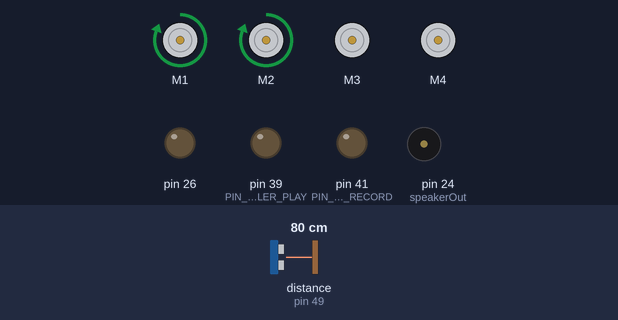
A sketch run on a simulated Arduino Mega 2560, built with avr-gcc and run on an emulated ATmega2560. Parts: 4 × DC motor (green arrow = forward, orange = backward, longer = faster), output pins drawn as LEDs (lit = HIGH), buzzer (waves = sounding, pin HIGH). Wiring (inferred from the names in the program): ultrasonic range finder: trigger pin 48; echo pin 49. The inputs (shaded band) are chosen by the test bench; at power-on: distance to the obstacle (sensor on pin 49) 80 cm. The echo pulse lasts 58.3 µs per cm; pins used as bus, display or sensor lines are not drawn; what the sketch prints to the serial monitor is not drawn.

Above: at 1.2 s.
1.3 s: distance to the obstacle (sensor on pin 49) set to 2 cm
At 3.1 s:
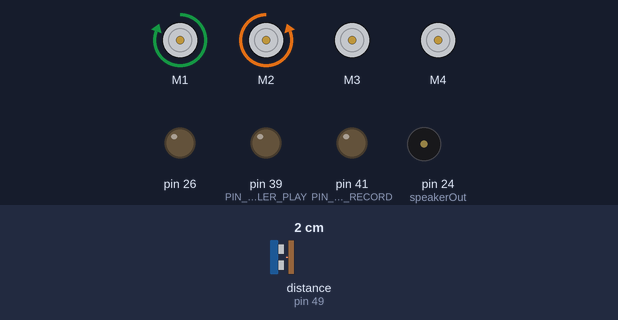
4.3 s: distance to the obstacle (sensor on pin 49) set to 4 cm
7.3 s: distance to the obstacle (sensor on pin 49) set to 18 cm
At 9.3 s:
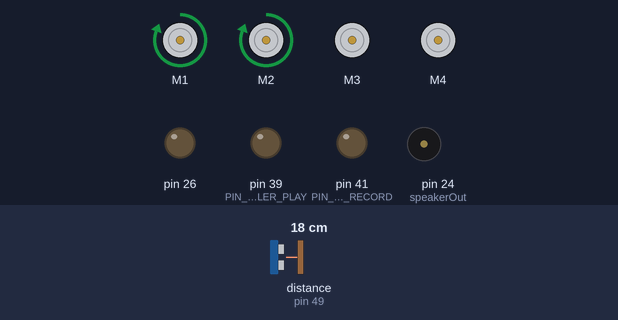
10.0 s: distance to the obstacle (sensor on pin 49) set to 9 cm
At 10.4 s:
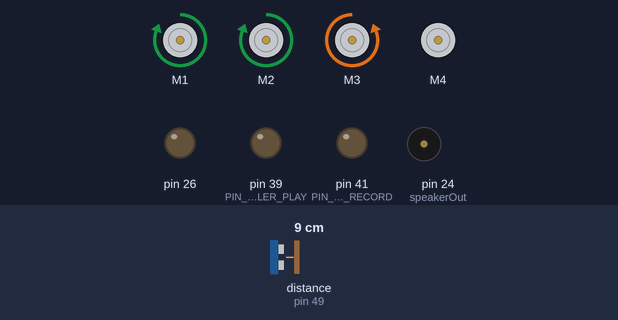
Timing chart, 0 to 14.0 s (numbered marks = the images above; inputs shaded):
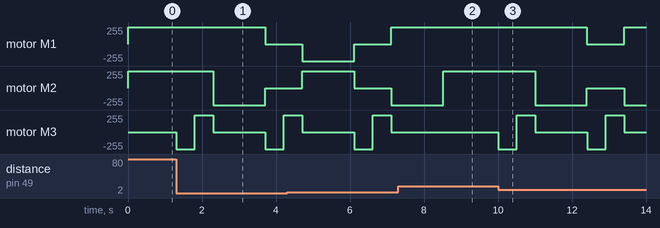

The sketch:

motortest.ino
```cpp
//#include <Esplora.h>
#include <AFMotor.h>


// movement limitations
#define FORWARD_HALT_DISTANCE 10


// right tread constants
#define MOTOR_TREAD_RIGHT 1
#define MOTOR_TREAD_RIGHT_FREQ MOTOR12_64KHZ
#define MOTOR_TREAD_RIGHT_SPEED 255

// left tread constants
#define MOTOR_TREAD_LEFT 2
#define MOTOR_TREAD_LEFT_FREQ MOTOR12_64KHZ
#define MOTOR_TREAD_LEFT_SPEED 255

// ultrasonic (US) distance finder constants
#define MOTOR_US 3
#define MOTOR_US_FREQ MOTOR12_64KHZ
#define MOTOR_US_SPEED 255
#define PIN_US_TRIG 48
#define PIN_US_ECHO 49

// bass motor constants
#define MOTOR_ARM_BASS 4
#define MOTOR_ARM_BASS_FREQ MOTOR12_64KHZ
#define MOTOR_ARM_BASS_SPEED 255


// Drum constants
#define PIN_LEFT_DRUMSTICK_VCC 48
#define PIN_LEFT_DRUMSTICK_GND 49

//Constants for the sampler board
#define PIN_SAMPLER_PLAY 39
#define PIN_SAMPLER_RECORD 41

//Bass Drum constants
#define MOTOR_BASS_DRUM 4


#define a3 4545  //220hz
#define a3s 4292 //233hz
#define c4 3817  //262hz
#define c5 1912      //523
#define g3 5102  //196hz
#define b3 4049  //247hz
#define d4 3401  //294


//#define c 3830    // 261 Hz  //this has been commented out because it throws compilation errors.
#define d 3400    // 294 Hz
#define e 3038    // 329 Hz
#define f 2864    // 349 Hz
#define g 2550    // 392 Hz
#define a 2272    // 440 Hz
#define b 2028    // 493 Hz
#define C 1912    // 523 Hz


// Define a special note, 'R', to represent a rest
#define R 0


AF_DCMotor motorTreadRight(MOTOR_TREAD_RIGHT, MOTOR_TREAD_RIGHT_FREQ);
AF_DCMotor motorTreadLeft(MOTOR_TREAD_LEFT, MOTOR_TREAD_LEFT_FREQ);
AF_DCMotor motorUS(MOTOR_US, MOTOR_US_FREQ);
AF_DCMotor motorArmBass(MOTOR_ARM_BASS, MOTOR_ARM_BASS_FREQ);


float distanceLeft = 0;
float distanceForward = 0;
float distanceRight = 0;

bool isDriveForward = false;
bool canDriveForward = false;


const int speakerOut = 24;


void setup() {
  Serial.begin(9600);
  Serial.println("SETUP CONFIGURATION");

  pinMode(PIN_SAMPLER_PLAY, OUTPUT);
  pinMode(PIN_SAMPLER_RECORD, OUTPUT);

  digitalWrite(PIN_SAMPLER_PLAY, LOW);
  digitalWrite(PIN_SAMPLER_RECORD, LOW);

  pinMode(speakerOut, OUTPUT);
  pinMode(26, OUTPUT);

  digitalWrite(26, LOW);

  /*
  pinMode(26, OUTPUT);
  pinMode(9, OUTPUT);
  digitalWrite(26, LOW);
  */


  //Serial.begin(9600);

  //Serial.println("SETUP CONFIGURATION");


  //motorBass.setSpeed(255);

  // motor drive with flagging
  isDriveForward = false;
  canDriveForward = false;
  // end motor drive flagging


  motorTreadRight.setSpeed(MOTOR_TREAD_RIGHT_SPEED);
  motorTreadLeft.setSpeed(MOTOR_TREAD_LEFT_SPEED);
  motorUS.setSpeed(MOTOR_US_SPEED);
  motorArmBass.setSpeed(MOTOR_ARM_BASS_SPEED);

  pinMode(PIN_US_TRIG, OUTPUT);
  pinMode(PIN_US_ECHO, INPUT);
}

void driveForward(int timeLength) {
  motorTreadRight.run(FORWARD);
  motorTreadLeft.run(FORWARD);

  delay(timeLength);

  motorTreadRight.run(RELEASE);
  motorTreadLeft.run(RELEASE);
}

// motor drive with flagging
void driveForwardBegin()
{
	motorTreadRight.run(FORWARD);
	motorTreadLeft.run(FORWARD);
}

void driveHalt()
{
	motorTreadRight.run(RELEASE);
	motorTreadLeft.run(RELEASE);

	isDriveForward = false;
	canDriveForward = false;
}
// end motor drive with flagging

void driveBackward(int timeLength) {
  motorTreadRight.run(BACKWARD);
  motorTreadLeft.run(BACKWARD);

  delay(timeLength);

  motorTreadRight.run(RELEASE);
  motorTreadLeft.run(RELEASE);
}

void driveRotateRight(int timeLength) {
  motorTreadRight.run(BACKWARD);
  motorTreadLeft.run(FORWARD);

  delay(timeLength);

  motorTreadRight.run(RELEASE);
  motorTreadLeft.run(RELEASE);
}

void driveRotateLeft(int timeLength) {
  motorTreadRight.run(FORWARD);
  motorTreadLeft.run(BACKWARD);

  delay(timeLength);

  motorTreadRight.run(RELEASE);
  motorTreadLeft.run(RELEASE);
}

void driveForwardRight(int timeLength) {
  motorTreadRight.run(FORWARD);

  delay(timeLength);

  motorTreadRight.run(RELEASE);
}

void driveForwardLeft(int timeLength) {
	motorTreadLeft.run(FORWARD);

	delay(timeLength);

	motorTreadLeft.run(RELEASE);
}

void driveBackwardRight(int timeLength) {
  motorTreadRight.run(BACKWARD);

  delay(timeLength);

  motorTreadRight.run(RELEASE);
}

void driveBackwardLeft(int timeLength) {
  motorTreadLeft.run(BACKWARD);

  delay(timeLength);

  motorTreadLeft.run(RELEASE);
}


void bassBeat() {
 motorArmBass.run(BACKWARD);
 delay(75);

 motorArmBass.run(RELEASE);
}


/*
a3 quart (252)

c4 sixteenth (60)
c4 (half+quarter?) (704)
a#3 (2 quarters) 104
a3 (eighth) 136
g3 (sixteenth) 104
a3 (372)
a#3 (368)
b3 (384)
c4 (384)
d4 (252)
long pause (3 sec?)
c4  1392
*/


// MELODY and TIMING  =======================================
//  melody[] is an array of notes, accompanied by beats[],
//  which sets each note's relative length (higher #, longer note)
//int melody[] = {  C,  b,  g,  C,  b,   e,  R,  C,  c,  g, a, C };

int melody[] = { c4, a, a};
int beats[] = { 64, 16, 16};

//int melody[] = { a3, c4, c4, a3s, a3, g3, a3, a3s, b3, c4, d4, c5 };
//int beats[] =  { 16,  4, 32,  32,  8,  4, 32,  32,  32,   32,  32,  64 };
//int beats[]  = { 16, 16, 16,  8,  8,  16, 32, 16, 16, 16, 8, 8 };
int MAX_COUNT = sizeof(melody) / 2; // Melody length, for looping.

// Set overall tempo
long tempo = 10000;
// Set length of pause between notes
int pause = 1000;
// Loop variable to increase Rest length
int rest_count = 100; //<-BLETCHEROUS HACK; See NOTES

// Initialize core variables
int tone_ = 0;
int beat = 0;
long duration  = 0;

// PLAY TONE  ==============================================
// Pulse the speaker to play a tone for a particular duration
void playTone() {
  long elapsed_time = 0;
  if (tone_ > 0) { // if this isn't a Rest beat, while the tone has
    //  played less long than 'duration', pulse speaker HIGH and LOW
    while (elapsed_time < duration) {

      digitalWrite(speakerOut,HIGH);
      delayMicroseconds(tone_ / 2);

      // DOWN
      digitalWrite(speakerOut, LOW);
      delayMicroseconds(tone_ / 2);

      // Keep track of how long we pulsed
      elapsed_time += (tone_);
    }
  }
  else { // Rest beat; loop times delay
    for (int j = 0; j < rest_count; j++) { // See NOTE on rest_count
      delayMicroseconds(duration);
    }
  }
}


void playMelody() {

   // Set up a counter to pull from melody[] and beats[]
  for (int i=0; i<MAX_COUNT; i++) {
    tone_ = melody[i];
    beat = beats[i];

    duration = beat * tempo; // Set up timing

    playTone();
    // A pause between notes...
    delayMicroseconds(pause);

  }

}

void recordSync(int durationInMillis) {
  digitalWrite(PIN_SAMPLER_RECORD, HIGH);
  delay(600); //Settle period?
  delay(durationInMillis);
  delay(200); //Settle down period
  digitalWrite(PIN_SAMPLER_RECORD, LOW);
}

void playRecordingSync(int durationInMillis) {
  digitalWrite(PIN_SAMPLER_PLAY, HIGH);
  delay(durationInMillis);
  digitalWrite(PIN_SAMPLER_PLAY, LOW);
}

void startRecordAsync() {
  digitalWrite(PIN_SAMPLER_RECORD, HIGH);
  delay(600); //Settle
}

void stopRecordingAsync() {
    delay(200);
    digitalWrite(PIN_SAMPLER_RECORD, LOW);
}

void playbackRecordingAsync() {
  digitalWrite(PIN_SAMPLER_PLAY, HIGH);
}

void stopPlaybackRecordingAsync() {
  digitalWrite(PIN_SAMPLER_PLAY, LOW);
}

void playBass()
{
  motorArmBass.run(BACKWARD);
  delay(100);
  motorArmBass.run(RELEASE);
}

void setUSDistances()
{
	distanceForward = getUSDistance();
	distanceLeft = getUSDistanceLeft();
	distanceRight = getUSDistanceRight();
}

float getUSDistance() {
  digitalWrite(PIN_US_TRIG, LOW);
  delayMicroseconds(2);

  digitalWrite(PIN_US_TRIG, HIGH);
  //delayMicroseconds(10);

  digitalWrite(PIN_US_TRIG, LOW);

  return pulseIn(PIN_US_ECHO, HIGH) / 58;
}

float getUSDistanceRight() {
  motorUS.run(FORWARD);
  delay(500);

  float distance = getUSDistance();
  motorUS.run(RELEASE);

  return distance;
}

float getUSDistanceLeft() {
  motorUS.run(BACKWARD);
  delay(500);

  float distance = getUSDistance();
  motorUS.run(RELEASE);

  return distance;
}


void playAJingle() {
  startRecordAsync();

  playMelody();
  bassBeat();
  delay(50);
  bassBeat();
  delay(50);
  bassBeat();
  delay(250);
  bassBeat();
  delay(250);
  bassBeat();
  delay(100);
  bassBeat();

  /*
  playMelody();

  bassBeat();
  delay(50);
  bassBeat();
*/

  stopRecordingAsync();

  delay(5000);

  playRecordingSync(3000);

  delay(1000);

}


void loop() {

  if (!isDriveForward && canDriveForward)
  {
	driveForwardBegin();
  }
  else if (isDriveForward && canDriveForward && getUSDistance() <= FORWARD_HALT_DISTANCE)
 {
        driveHalt();
  }
  else if (isDriveForward &! canDriveForward)
  {
	driveHalt();
  }
  else if (!isDriveForward &! canDriveForward)
  {
		distanceForward = getUSDistance();

		if (distanceForward > FORWARD_HALT_DISTANCE)
		{
			driveForwardBegin();
		}
		else
		{
			distanceLeft = getUSDistanceLeft();
			distanceRight = getUSDistanceRight();

			// do one more pass if distance measurement failed
			if (distanceLeft <= 0) distanceLeft = getUSDistanceLeft();
			if (distanceRight <= 0) distanceRight = getUSDistanceRight();

			if (distanceLeft <= 0 && distanceRight <= 0)
			{
				driveBackward(4000);
			}
			else if (distanceLeft != 0 && distanceLeft > distanceRight)
			{
				driveRotateLeft(1400);
			}
			else if (distanceRight != 0 && distanceRight > distanceLeft)
			{
				driveRotateRight(1400);
			}
		}
  }

/*


  Serial.print("L: ");
  Serial.println(distanceLeft);
  delay(500);
  Serial.print("F: ");
  Serial.println(distanceForward);
  Serial.print("R: ");
  Serial.println(distanceRight);

 if (distanceForward > 5)
 {
    driveForward(2000);
 } else {
    //Were close to something. Make some noise!
    playAJingle();
    if (distanceLeft > distanceRight)
    {
      driveBackward(4000);
      driveRotateLeft(1400);
    } else
    {
       driveBackward(4000);
       driveRotateRight(1400);
    }
 }
 */
}
```

Measured:
- after the input at 1.3 s, motor M1: forward 255/255 → stopped after 2.4 s; motor M2: forward 255/255 → backward 255/255 after 1.0 s, → stopped 1.4 s later; motor M3: stopped → backward 255/255 at once, → forward 255/255 0.50 s later, → stopped 0.50 s later, → backward 255/255 1.4 s later, … (5 changes in this stretch)
- after the input at 7.3 s, motor M1: stays forward 255/255 (without the input it goes to stopped after 1.2 s); motor M3: stays stopped (without the input it goes to backward 255/255 after 1.2 s)
- after the input at 10.0 s, motor M1: forward 255/255 → stopped after 2.4 s, → forward 255/255 1.0 s later; motor M2: forward 255/255 → backward 255/255 after 1.0 s, → stopped 1.4 s later, → backward 255/255 1.0 s later
